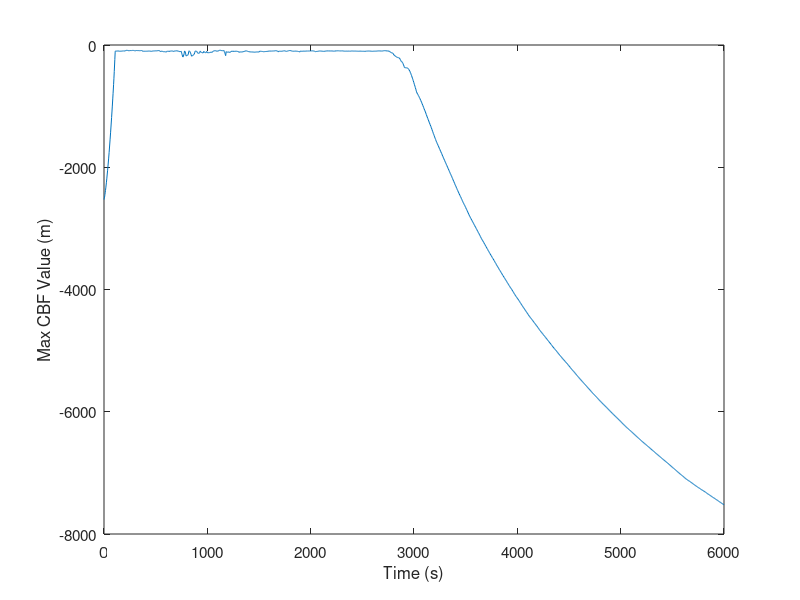

MATLAB code to generate this figure: (Note: this script raises an error after producing the figure.)
data = load('Results/SimEros.txt');
control = load('Results/ControlEros.txt');

t = data(:,1);
r = data(:,2:4);
v = data(:,5:7);
% H = data(:,8);
H = control(:,2);
% u = data(:,9:11);
u = control(:,3:5);
sigma = data(:,12);
te = data(:,13);

rho = 500;
epsilon1 = 100;
figure(1); clf;
plot(t, H);
xlabel 'Time (s)'; ylabel 'Max CBF Value (m)';
set(gcf, 'Position', [1850 950 560 200]);
set(gca, 'FontSize', 11);

Eros = load('Eros.mat');
r_rot = zeros(size(r));
omega = [0.0003101010326521003; 6.231917786350903e-5; 9.81048895288355e-5];
for i=1:length(t)
    rot = expm(skew(t(i)*omega)); % body to inertial
    s = rot'*r(i,1:3)';
    r_rot(i,:) = s'/1e3;
end
figure(2); clf;
trisurf(Eros.plates+1, Eros.vertices(:,1), Eros.vertices(:,2), Eros.vertices(:,3), ...
    'FaceColor', [.7; .7; .7], 'FaceAlpha', 1, 'EdgeAlpha', 0.3);
hold on;
plot3(r_rot(:,1), r_rot(:,2), r_rot(:,3),'LineWidth',4); hold on;
plot3(r_rot(1,1), r_rot(1,2), r_rot(1,3),'ko','MarkerFaceColor','b');
r_final = rot'*[20;0;0];
plot3(r_final(1),r_final(2),r_final(3),'ko','MarkerFaceColor','g');
xlabel 'r_x (km)';
ylabel 'r_y (km)';
zlabel 'r_z (km)';
axis equal;
view(-50,30);
set(gcf, 'Position', [1800 100 800 600])
set(gca, 'FontSize', 11); 

figure(3); clf;
plot(t,u(:,1));
xlabel 'Time (s)';
ylabel 'u_x (m/s^2)';
hold on;
plot([t(1), t(end)], [0.1 0.1], 'r--');
plot([t(1), t(end)], [-0.1 -0.1], 'r--');
axis([0 6000 -0.105 0.105])
set(gcf, 'Position', [2650 900 560 160]);
set(gca, 'FontSize', 11); 

figure(4); clf;
plot(t,u(:,2));
xlabel 'Time (s)';
ylabel 'u_y (m/s^2)';
hold on;
plot([t(1), t(end)], [0.1 0.1], 'r--');
plot([t(1), t(end)], [-0.1 -0.1], 'r--');
axis([0 6000 -0.105 0.105])
set(gcf, 'Position', [2650 600 560 160]);
set(gca, 'FontSize', 11); 

figure(5); clf;
plot(t,u(:,3));
xlabel 'Time (s)';
ylabel 'u_z (m/s^2)';
hold on;
plot([t(1), t(end)], [0.1 0.1], 'r--');
plot([t(1), t(end)], [-0.1 -0.1], 'r--');
axis([0 6000 -0.105 0.105])
set(gcf, 'Position', [2650 300 560 160]);
set(gca, 'FontSize', 11); 

return
%% Intro Figure
fig = figure(6); clf;
plotEros = trisurf(Eros.plates+1, Eros.vertices(:,1), Eros.vertices(:,2), Eros.vertices(:,3), ...
    'FaceColor', [.5; .5; .5], 'FaceAlpha', 1, 'EdgeAlpha', 0.3);
hold on;
r_final = [20e3;0;0];
xlabel 'r_x (km)'; ylabel 'r_y (km)'; zlabel 'r_z (km)';
axis equal;
set(gcf, 'Position', [1500 100 1920 1080])
set(gcf, 'color', 'k')
axis off
set(gcf, 'InvertHardCopy', 'off');

n = 200;
points = zeros(3,n);
theta = linspace(-pi, 0, n);
v = Eros.vertices;
polar = [vecnorm(v,2,2), atan2(v(:,2), v(:,1)), asin(v(:,3)./vecnorm(v(:,1:2),2,2))];
polar = polar(abs(polar(:,3)) < .1, :);
for i=1:n
    vals = v(:,1:3)*[cos(theta(i)); sin(theta(i)); -0.2*sin(theta(i))]./vecnorm(v(:,1:3),2,2);
    [~,index] = max(vals);
    radius = norm(v(index,:))+2+sin(theta(i));
    points(:,i) = radius*[cos(theta(i)); sin(theta(i)); 0];
end
p1 = polyfit(theta, points(1,:), 8);

[xData, yData] = prepareCurveData(theta, points(2,:));
ft = fittype( 'sin6' );
opts = fitoptions( 'Method', 'NonlinearLeastSquares' );
opts.Display = 'Off';
opts.Lower = [-Inf 0 -Inf -Inf 0 -Inf -Inf 0 -Inf -Inf 0 -Inf -Inf 0 -Inf -Inf 0 -Inf];
opts.StartPoint = [7.77158051636564 1 -0.0178081403573535 2.89447014862312 2 -1.08194602093731 1.01595765051632 4 1.286724202919 0.716020575148793 6 2.29027389692948 0.588844132982594 8 2.52230600376338 0.197865342200652 10 2.5379272593807];
[fity, ~] = fit( xData, yData, ft, opts );

theta_plot = linspace(-3, -0.53, 1000);
x = polyval(p1, theta_plot);
y = fity(theta_plot);
z = 0*theta_plot;
plot3(x, y, z, 'Color', [0 0.447 0.741], 'LineWidth', 6);
view(-5,90)
plot3(x(1), y(1), z(1),'wo','MarkerFaceColor',[0 0.447 0.741],'MarkerSize',10,'LineWidth',2);
plot3(x(end), y(end), z(end),'wo','MarkerFaceColor',[0 0.447 0.741],'MarkerSize',10,'LineWidth',2);

%%%
try
    delete(v_line)
    delete(v_arrow)
catch
end
theta_sc = -2.36;
xdot = polyval(polyder(p1), theta_sc);
[ydot,~] = differentiate(fity, theta_sc);
zdot = 0;
vector = [xdot; ydot; zdot]; vector = vector/norm(vector);
R = get_rotation([0;0;1], vector);
len = 4;
radius = 0.3;
height = 0.6;
x0 = polyval(p1, theta_sc);
y0 = fity(theta_sc);
z0 = 0;
[ax,ay,az] = cylinder(1,40);
[cx, cy, cz] = rotate_coordinates(R, ax*radius.*[0; 1], ay*radius.*[0;1], top-0.1-az*height);
v_line = plot3([x0, x0+vector(1)*len], [y0, y0+vector(2)*len], [z0, z0+vector(3)*len], ...
    'Color', [0; 0.6; 0], 'LineWidth', 5);
v_arrow = surf(x0+vector(1)*len+cx, y0+vector(2)*len+cy, z0+vector(3)*len+cz, ...
    'FaceColor', [0; 0.6; 0], 'EdgeAlpha', 0, 'FaceAlpha', 1);

%%%
try
    delete(r_line)
    delete(r_arrow)
catch
end
plot3(0, 0, 11,'wo','MarkerFaceColor',[0 0 0],'MarkerSize',12,'LineWidth',0.5);
r_line = plot3([0, x0+0.15], [0, y0+0.25], [10, z0], 'Color', [1; 0.4; 0], 'LineWidth', 5);
vector = [x0+0.15; y0+0.25; 0];
R = get_rotation([0;0;1], vector);
[cx, cy, cz] = rotate_coordinates(R, ax*radius.*[0; 1], ay*radius.*[0;1], top-0.1-az*height);
r_arrow = surf(vector(1)+cx, vector(2)+cy, vector(3)+cz, 'FaceColor', [1; 0.4; 0], 'EdgeAlpha', 0, 'FaceAlpha', 1);
frame = gca;

%%%
try
    delete(im);
catch
end
sc = axes('pos',[0.446, 0.318, 0.06 0.06]);
img = imread('NEAR.png');
im = imshow(img);
alpha = (ones(size(img,1),size(img,2)));
alpha(sum(img,3)==0) = 0;
set(im, 'AlphaData', alpha);

%%%
try
    delete(t1);
    delete(t2);
catch
end
axes(frame)
t1 = text(-3.2, -1.8, 8, '$r$', 'Interpreter', 'latex', 'Color', [1; 0.6; 0], 'FontSize', 60);
t2 = text(-3.1, -6.0, 8, '$v$', 'Interpreter', 'latex', 'Color', [0; 0.8; 0], 'FontSize', 60);
axes(sc)

return
%% Video
fig = figure(2); clf;
plotEros = trisurf(Eros.plates+1, Eros.vertices(:,1), Eros.vertices(:,2), Eros.vertices(:,3), ...
    'FaceColor', [.5; .5; .5], 'FaceAlpha', 1, 'EdgeAlpha', 0.3);
hold on;
plot3(r(1,1)/1e3, r(1,2)/1e3, r(1,3)/1e3,'ko','MarkerFaceColor','r','MarkerSize',10);
r_final = [20e3;0;0];
plot3(r_final(1)/1e3,r_final(2)/1e3,r_final(3)/1e3,'ko','MarkerFaceColor','g','MarkerSize',10);
xlabel 'r_x (km)'; ylabel 'r_y (km)'; zlabel 'r_z (km)';
axis equal; view(-70,30);
set(gcf, 'Position', [1500 100 1920 1080])
set(gcf, 'color', 'k')
axis off
plotSC = plot3(r(1,1)/1e3, r(1,2)/1e3, r(1,3)/1e3,'ko','MarkerFaceColor',[.6;.6;1],'MarkerSize',10);
set(gcf, 'InvertHardCopy', 'off');

switches = logical(load('Results/SwitchingEros.txt'));
% splot = plot3(NaN, NaN, NaN, 'w.', 'MarkerSize', 35);
splot = plot3(NaN, NaN, NaN, 'ks', 'MarkerSize', 12, 'MarkerFaceColor', 'w');

record = 1;
video_duration = 60;
frame_rate = 30;
nframes = video_duration*frame_rate;
moviename = 'MovieEros';
vidObj = VideoWriter(moviename);
vidObj.FrameRate = frame_rate;
if record, open(vidObj); end

for i=1:nframes
    tframe = i*t(end)/nframes;
    rframe = interp1(t, r, tframe)/1e3;
    rot = expm(skew(tframe*omega)); % body to inertial
    vertices = Eros.vertices*rot';
    set(plotEros, 'Vertices', vertices);
    set(plotSC, 'XData', rframe(1), 'YData', rframe(2), 'ZData', rframe(3));
    [~,index] = min(abs(t - tframe));
    if t(index) >= tframe && index ~= 1, index = index - 1; end
    active = switches(index,:) & switches(index+1,:);
    set(splot, 'XData', vertices(active',1)*1.02, ...
               'YData', vertices(active',2)*1.02, ...
               'ZData', vertices(active',3)*1.02);
    drawnow;
    
    if record
        this_frame = getframe(fig);
        writeVideo(vidObj,this_frame);
    end
end
if record, close(vidObj); end

return
%%
dist = [];
for i=1:length(Eros.plates)
    r1 = Eros.vertices(Eros.plates(i,1)+1);
    r2 = Eros.vertices(Eros.plates(i,2)+1);
    r3 = Eros.vertices(Eros.plates(i,3)+1);
    dist(end+1) = norm(r1-r2);
    dist(end+1) = norm(r2-r3);
    dist(end+1) = norm(r3-r1);
end
mean_separation = mean(dist)*1e3
max_separation = max(dist)*1e3